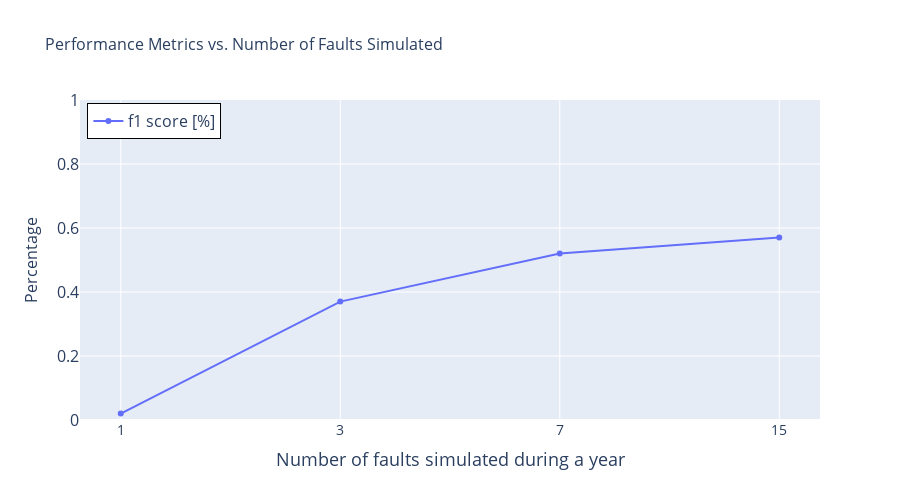

Notebook source saved alongside this figure:
### Code cell
import plotly.graph_objects as go

fig = go.Figure()

# Add the f1 score line
fig.add_trace(go.Scatter(
    x=df["Number of faults simulated"],
    y=df["f1 score [%]"],
    mode='lines+markers',
    name='f1 score [%]',
    showlegend=True
))

# Update layout with custom fonts and axis ticks
fig.update_layout(
    title="Performance Metrics vs. Number of Faults Simulated",
    title_font=dict(size=16),  # Larger title font
    xaxis_title="Number of faults simulated during a year",
    yaxis_title="Percentage",
    font=dict(size=16),  # Base font
    xaxis=dict(
        title_font=dict(size=18),
        tickfont=dict(size=14)
    ),
    yaxis=dict(
        title_font=dict(size=16),
        tickfont=dict(size=16),
        range=[0, 1],
        tickvals=[0, 0.2, 0.4, 0.6, 0.8, 1],
        #ticktext=["0", "20%", "40%", "60%", "80%", "100%"]
    ),
    legend=dict(
        x=0.01, y=0.99,
        bgcolor="white",
        bordercolor="Black",
        borderwidth=1,
        font=dict(size=16)  # Legend font
    ),
    width=900,
    height=500,
    template="plotly"
)

fig.show()

### Figure 1 — Plotly figure (JSON) as saved in the notebook; plotly's stock layout.template omitted (floating-point values rounded to 4 significant figures)
{"data": [{"mode": "lines+markers", "name": "f1 score [%]", "showlegend": true, "type": "scatter", "x": ["1", "3", "7", "15"], "y": [0.02, 0.37, 0.52, 0.57]}], "layout": {"font": {"size": 16}, "height": 500, "legend": {"bgcolor": "white", "bordercolor": "Black", "borderwidth": 1, "font": {"size": 16}, "x": 0.01, "y": 0.99}, "title": {"font": {"size": 16}, "text": "Performance Metrics vs. Number of Faults Simulated"}, "width": 900, "xaxis": {"tickfont": {"size": 14}, "title": {"font": {"size": 18}, "text": "Number of faults simulated during a year"}}, "yaxis": {"range": [0, 1], "tickfont": {"size": 16}, "tickvals": [0, 0.2, 0.4, 0.6, 0.8, 1], "title": {"font": {"size": 16}, "text": "Percentage"}}}}
